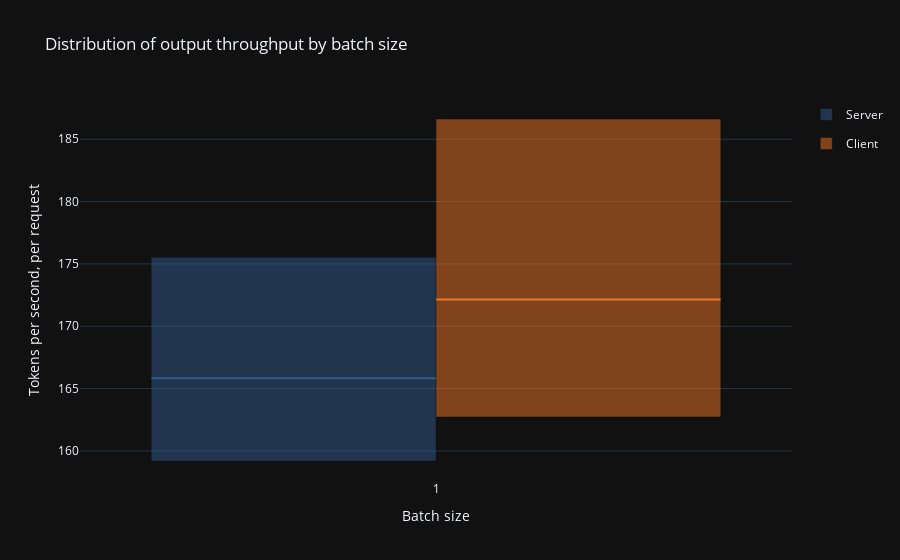

Here is the notebook cell this chart was saved with:
### Code cell
x_col = "batch_size_used"
xaxis_title="Batch size"
value_vars = ['server_output_token_per_s_per_request', 'client_output_token_per_s_per_request']
legend_labels = ["Server", "Client"]
yaxis_title = "Tokens per second, per request"
title_text = "Distribution of output throughput by batch size"
plot_client_vs_server_barplots(df_user, x_col, value_vars, legend_labels, title_text, yaxis_title, xaxis_title).show()

### Figure 1 — Plotly figure (JSON) as saved in the notebook; plotly's stock layout.template omitted (floating-point values rounded to 4 significant figures)
{"data": [{"base": [165.8], "customdata": ["Server"], "hovertemplate": "<extra></extra><b>%{customdata}</b> median: %{base:.2f}", "legendgroup": "Server", "marker": {"color": "#325c8c", "line": {"color": "#325c8c", "width": 2}}, "name": "Server", "offsetgroup": "0", "showlegend": false, "type": "bar", "x": ["1"], "y": [0]}, {"base": [159.2], "customdata": [175.5], "hovertemplate": "<extra></extra>5–95 pctile range: %{base:.2f}–%{customdata:.2f}", "legendgroup": "Server", "marker": {"color": "#325c8c"}, "name": "Server", "offsetgroup": "0", "opacity": 0.5, "type": "bar", "x": ["1"], "y": [16.34]}, {"base": [172.1], "customdata": ["Client"], "hovertemplate": "<extra></extra><b>%{customdata}</b> median: %{base:.2f}", "legendgroup": "Client", "marker": {"color": "#ee7625", "line": {"color": "#ee7625", "width": 2}}, "name": "Client", "offsetgroup": "1", "showlegend": false, "type": "bar", "x": ["1"], "y": [0]}, {"base": [162.7], "customdata": [186.6], "hovertemplate": "<extra></extra>5–95 pctile range: %{base:.2f}–%{customdata:.2f}", "legendgroup": "Client", "marker": {"color": "#ee7625"}, "name": "Client", "offsetgroup": "1", "opacity": 0.5, "type": "bar", "x": ["1"], "y": [23.9]}], "layout": {"barmode": "group", "hovermode": "x unified", "title": {"text": "Distribution of output throughput by batch size"}, "xaxis": {"hoverformat": "foo", "title": {"text": "Batch size"}}, "yaxis": {"title": {"text": "Tokens per second, per request"}}}}
